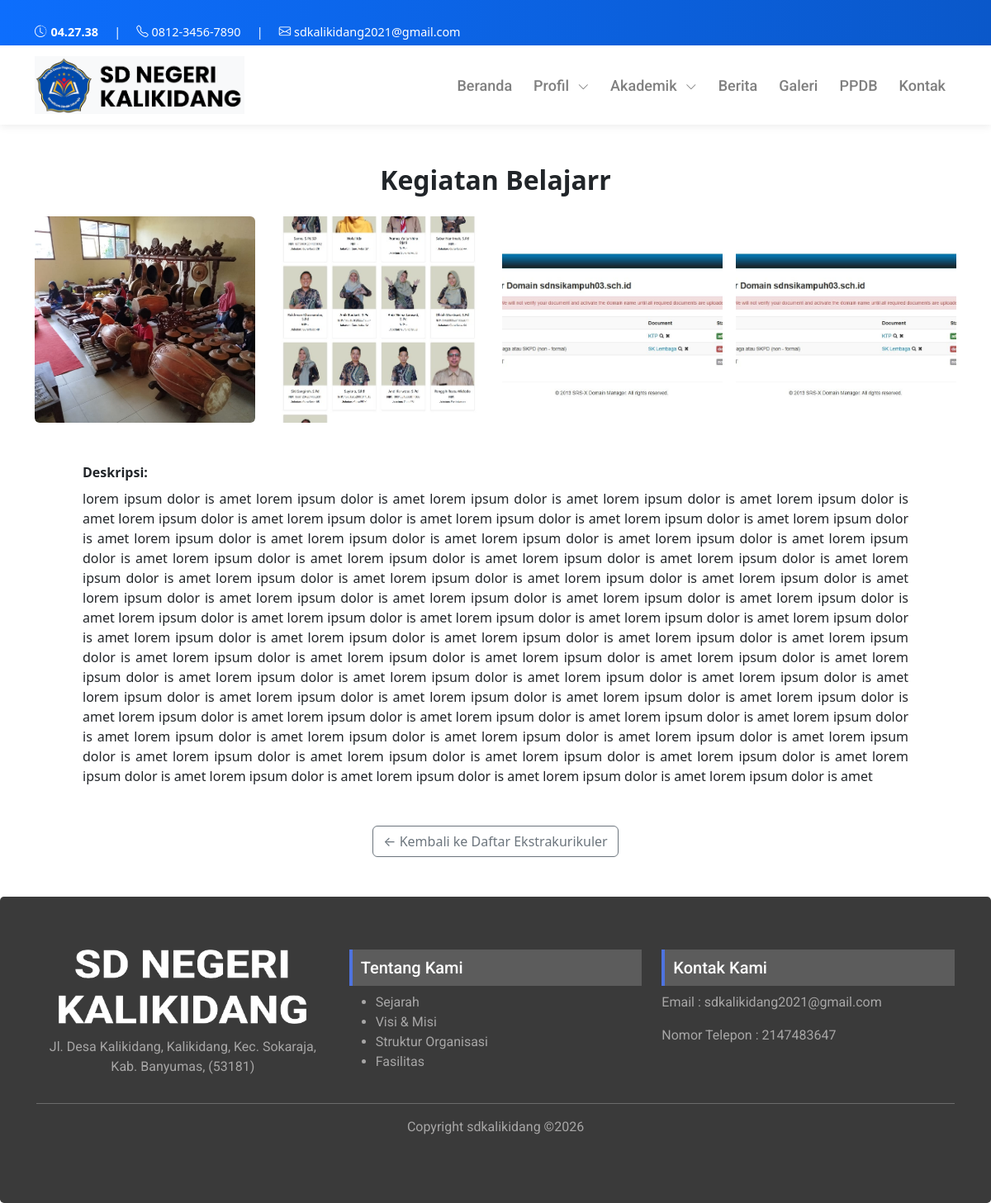
/akademik/ekskul_detail/1, run on the app's committed database.
### tables this page shows
CREATE TABLE `ekstrakurikuler_kategori` (
  `id` int(11) NOT NULL,
  `nama_kategori` varchar(100) NOT NULL,
  `deskripsi` text NOT NULL,
  `created_at` timestamp NOT NULL DEFAULT current_timestamp()
);

CREATE TABLE `ekstrakurikuler_foto` (
  `id` int(11) NOT NULL,
  `kategori_id` int(11) NOT NULL,
  `foto` varchar(150) NOT NULL,
  `tanggal_upload` date DEFAULT curdate()
);

### application/controllers/Akademik.php (called while the page is built, shortened)
<?php
class Akademik extends CI_Controller {
    public function __construct() {
        $this->load->model('Materi_model', 'materi');
        $this->load->model('EkstrakurikulerKategori_model', 'ekskul');
        $this->load->model('Prestasi_model', 'prestasi');
    }
public function ekskul_detail($id) {
    $this->load->model('EkstrakurikulerKategori_model', 'kategori_model');
    $this->load->model('EkstrakurikulerFoto_model', 'foto_model');
    $kategori = $this->kategori_model->get_by_id($id);
    $data['title']    = $kategori->nama_kategori;
    $data['page']     = 'ekstrakurikuler/v_detail';
    $data['kategori'] = $kategori;
    $data['foto']     = $this->foto_model->get_by_kategori($id);
    $this->load->view('front/layouts/main', $data);
}
}

### index.php (called while the page is built, shortened)
<?php
require_once BASEPATH.'core/CodeIgniter.php';

### application/models/EkstrakurikulerKategori_model.php (called while the page is built, shortened)
<?php
class EkstrakurikulerKategori_model extends CI_Model {
    protected $table = 'ekstrakurikuler_kategori';
    public function get_by_id($id)
    {
        return $this->db
            ->where('id', $id)
            ->get($this->table)
            ->row();
    }
}

### application/models/EkstrakurikulerFoto_model.php (called while the page is built, shortened)
<?php
class EkstrakurikulerFoto_model extends CI_Model {
    protected $table = 'ekstrakurikuler_foto';
    public function get_by_kategori($kategori_id)
    {
        return $this->db->where('kategori_id', $kategori_id)
                        ->order_by('tanggal_upload', 'DESC')
                        ->get($this->table)
                        ->result();
    }
}

### application/views/front/pages/ekstrakurikuler/v_detail.php (the view, shortened to what this page needs)
<link href="https://cdn.jsdelivr.net/npm/bootstrap@5.3.3/dist/css/bootstrap.min.css" rel="stylesheet">
<div class="container py-5">
    <h2 class="mb-4 text-center fw-semibold">
        <?= ucwords($kategori->nama_kategori); ?>
    </h2>
    <?php if (!empty($foto)) : ?>
        <div class="row g-3">
            <?php foreach($foto as $f) : ?>
                <div class="col-sm-6 col-md-4 col-lg-3">
                    <div class="gallery-item position-relative overflow-hidden rounded">
                        <img src="<?= base_url('uploads/ekstrakurikuler/' . $f->foto); ?>"
                             class="img-fluid w-100"
                             style="height: 250px; object-fit: cover; cursor:pointer;"
                             data-bs-toggle="modal"
                             data-bs-target="#m<?= $f->id; ?>">
                    </div>
                </div>
            <?php endforeach; ?>
        </div>
    <?php else : ?>
        <div class="text-center text-muted">Belum ada foto pada ekstrakurikuler ini</div>
    <?php endif; ?>
<?php if(!empty($kategori->deskripsi)): ?>
    <div class="mt-5" style="max-width:1000px; margin:auto;">
        <p class="fw-bold mb-2 text-start">Deskripsi:</p>
        <p class="text-justify mb-5">
            <?= nl2br(htmlspecialchars($kategori->deskripsi)); ?>
        </p>
    </div>
<?php endif; ?>
    <div class="text-center mt-4">
        <a href="<?= site_url('akademik/ekskul'); ?>" class="btn btn-outline-secondary">← Kembali ke Daftar Ekstrakurikuler</a>
    </div>
</div>

### asset/css/style.css (style rules this page uses)
html, body { overflow-x: hidden !important; }

### application/views/front/pages/ekstrakurikuler/v_detail.php (style rules this page uses)
.gallery-item { position: relative; overflow: hidden; }
.gallery-item img { height: 250px; object-fit: cover; }

### data on the page
ekstrakurikuler_kategori: nama_kategori "Kegiatan Belajarr", deskripsi "lorem ipsum dolor is amet lorem ipsum dolor is amet lorem ipsum dolor is amet lorem ipsum dolor is amet lorem ipsum dolor is amet lorem ipsum dolor is amet lorem ipsum dolor is amet lorem ipsum dolor is amet lorem ipsum dolor is amet lorem ipsum dolor is amet lorem ipsum dolor is amet lorem ipsum dolor is amet lorem ipsum dolor is amet lorem ipsum dolor is amet lorem ipsum dolor is amet lorem ipsum dolor is amet lorem ipsum dolor is amet lorem ipsum dolor is amet lorem ipsum dolor is amet lorem ipsum dolor is amet lorem ipsum dolor is amet lorem ipsum dolor is amet lorem ipsum dolor is amet lorem ipsum dolor is amet lorem ipsum dolor is amet lorem ipsum dolor is amet lorem ipsum dolor is…"
ekstrakurikuler_foto: foto (picture)
ekstrakurikuler_foto: foto (picture)
ekstrakurikuler_foto: foto (picture)
ekstrakurikuler_foto: foto (picture)
